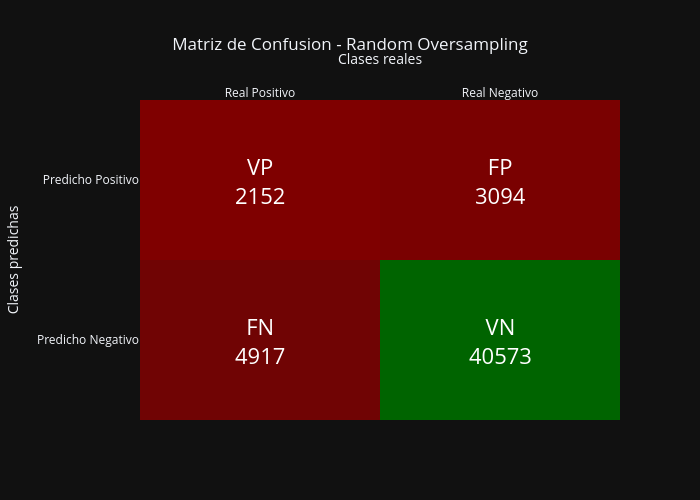

The cell this chart's notebook holds for it:
### Markdown cell above
### 8.1 Random Oversampling
Duplica aleatoriamente muestras de la clase minoritaria. Simple pero puede sobreajustar.

### Code cell
ros_model = ImbPipeline(steps=[
    ("preprocessor", preprocessor_no_scaled),
    ("sampler", RandomOverSampler(random_state=SEED)),
    ("model", RandomForestClassifier(random_state=SEED, n_jobs=-1))
])

metrics_ros = evaluate_model(ros_model, "Random Oversampling")

### Figure 1 — Plotly figure (JSON) as saved in the notebook; plotly's stock layout.template omitted (floating-point values rounded to 4 significant figures)
{"data": [{"coloraxis": "coloraxis", "hovertemplate": "x: %{x}<br>y: %{y}<br>color: %{z}<extra></extra>", "name": "0", "type": "heatmap", "x": ["Real Positivo", "Real Negativo"], "xaxis": "x", "y": ["Predicho Positivo", "Predicho Negativo"], "yaxis": "y", "z": [[2152, 3094], [4917, 40573]]}], "layout": {"annotations": [{"font": {"color": "white", "size": 22}, "showarrow": false, "text": "VP<br>2152", "x": "Real Positivo", "y": "Predicho Positivo"}, {"font": {"color": "white", "size": 22}, "showarrow": false, "text": "FP<br>3094", "x": "Real Negativo", "y": "Predicho Positivo"}, {"font": {"color": "white", "size": 22}, "showarrow": false, "text": "FN<br>4917", "x": "Real Positivo", "y": "Predicho Negativo"}, {"font": {"color": "white", "size": 22}, "showarrow": false, "text": "VN<br>40573", "x": "Real Negativo", "y": "Predicho Negativo"}], "coloraxis": {"colorscale": [[0, "#7f0000"], [0.5, "#1a1a1a"], [1, "#006400"]], "showscale": false}, "height": 500, "title": {"text": "Matriz de Confusion - Random Oversampling", "x": 0.5}, "width": 700, "xaxis": {"anchor": "y", "domain": [0, 1], "side": "top", "title": {"text": "Clases reales"}}, "yaxis": {"anchor": "x", "autorange": "reversed", "domain": [0, 1], "title": {"text": "Clases predichas"}}}}
